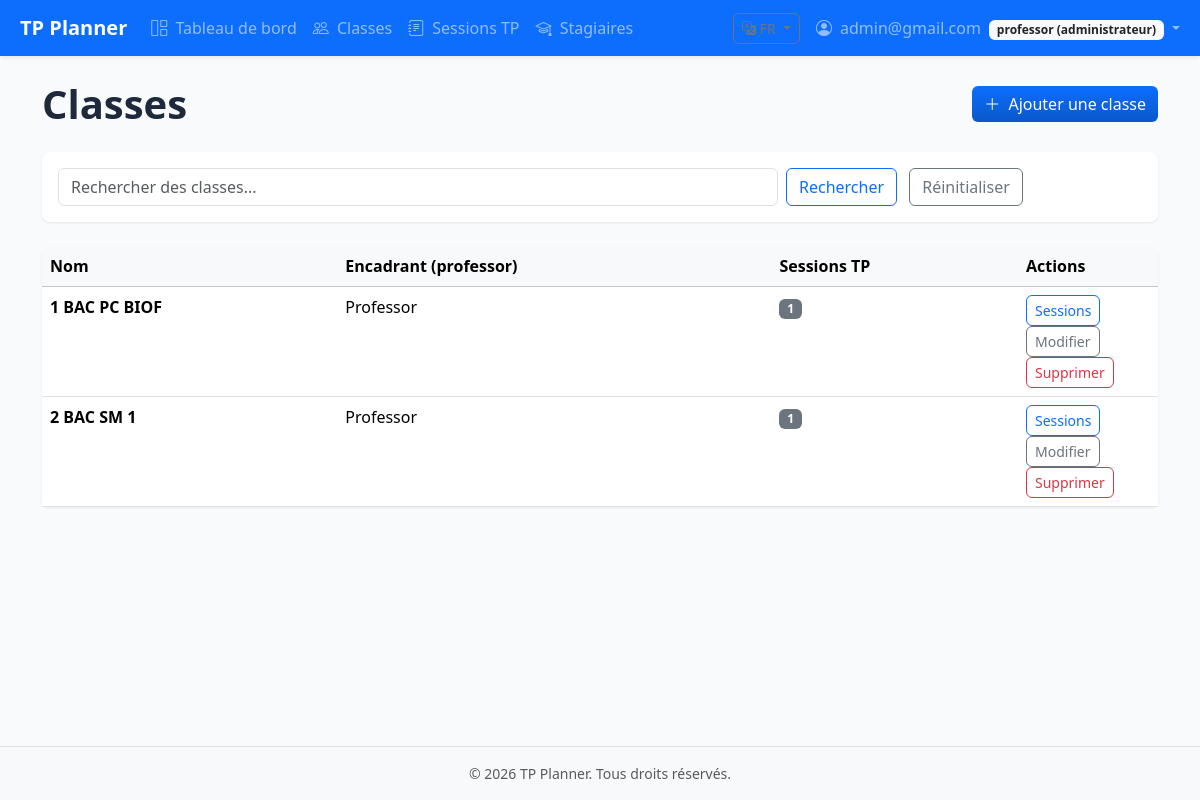
Screenshot of /pages/classes.php (signed in) with the database file from the repository.
### tables this page shows
CREATE TABLE `classes` (
  `id` int(11) NOT NULL,
  `name` varchar(100) NOT NULL,
  `teacher_id` int(11) NOT NULL,
  `created_at` timestamp NOT NULL DEFAULT current_timestamp()
);

### includes/i18n.php (called while the page is built, shortened)
<?php
function get_ui_lang(): string {
    $l = $_SESSION['ui_lang'] ?? 'fr';
    return in_array($l, I18N_ALLOWED, true) ? $l : 'fr';
}
function t(string $key): string {
    $lang = get_ui_lang();
    $dict = $GLOBALS['I18N_STRINGS'][$lang] ?? [];
    if (isset($dict[$key])) {
        return $dict[$key];
    }
    $fallback = $GLOBALS['I18N_STRINGS']['en'][$key] ?? $key;
    return $fallback;
}

### includes/functions.php (called while the page is built, shortened)
<?php
function escape($str) {
    return htmlspecialchars($str ?? '', ENT_QUOTES, 'UTF-8');
}
?>

### pages/classes.php (the view, shortened to what this page needs)
<?php
$conn = getDB();
$search = trim($_GET['search'] ?? '');
$sql = 'SELECT c.id, c.name, c.teacher_id,
        (SELECT COUNT(*) FROM tp_sessions WHERE class_id = c.id) AS session_count
        FROM classes c WHERE 1=1';
$sql .= ' ORDER BY c.name';
$stmt = $conn->prepare($sql);
$stmt->execute();
$classes = $stmt->get_result()->fetch_all(MYSQLI_ASSOC);
require_once dirname(__DIR__) . '/includes/header.php';
require_once dirname(__DIR__) . '/includes/navbar.php';
?>
<main class="container py-4">
    <div class="d-flex flex-wrap justify-content-between align-items-center gap-2 mb-4">
        <h1 class="page-title mb-0"><?= escape(t('classes.title')) ?></h1>
        <button type="button" class="btn btn-primary" data-bs-toggle="modal" data-bs-target="#classModal" data-action="create">
            <i class="bi bi-plus-lg me-1"></i> <?= escape(t('classes.add')) ?>
        </button>
    </div>
    <div class="card mb-4">
        <div class="card-body">
            <form method="get" class="row g-2">
                <div class="col-md-8">
                    <input type="text" name="search" class="form-control" placeholder="<?= escape(t('classes.search_ph')) ?>" value="<?= escape($search) ?>">
                </div>
                <div class="col-md-4">
                    <button type="submit" class="btn btn-outline-primary me-2"><?= escape(t('classes.search')) ?></button>
                    <a href="<?= APP_URL ?>/pages/classes.php" class="btn btn-outline-secondary"><?= escape(t('classes.reset')) ?></a>
                </div>
            </form>
        </div>
    </div>
    <div class="card">
        <div class="card-body p-0">
            <?php if (empty($classes)): ?>
                <div class="empty-state">
                    <i class="bi bi-people"></i>
                    <p class="mb-0"><?= escape(t('classes.empty')) ?></p>
                    <button type="button" class="btn btn-primary btn-sm mt-2" data-bs-toggle="modal" data-bs-target="#classModal"><?= escape(t('classes.add')) ?></button>
                </div>
            <?php else: ?>
                <div class="table-responsive">
                    <table class="table table-hover mb-0">
                        <thead class="table-light">
                            <tr>
                                <th><?= escape(t('classes.col_name')) ?></th>
                                <th><?= escape(t('classes.col_teacher')) ?></th>
                                <th><?= escape(t('classes.col_sessions')) ?></th>
                                <th width="140"><?= escape(t('classes.col_actions')) ?></th>
                            </tr>
                        </thead>
                        <tbody>
                            <?php foreach ($classes as $c): ?>
                                <tr>
                                    <td><strong><?= escape($c['name']) ?></strong></td>
                                    <td><?= escape($c['teacher_name'] ?? '—') ?></td>
                                    <td><span class="badge bg-secondary"><?= (int)($c['session_count'] ?? 0) ?></span></td>
                                    <td>
                                        <a href="<?= APP_URL ?>/pages/tp_sessions.php?class_id=<?= (int)$c['id'] ?>" class="btn btn-sm btn-outline-primary"><?= escape(t('classes.btn_sessions')) ?></a>
                                        <button type="button" class="btn btn-sm btn-outline-secondary btn-edit-class" data-id="<?= (int)$c['id'] ?>" data-name="<?= escape($c['name']) ?>" data-teacher="<?= (int)($c['teacher_id'] ?? 0) ?>"><?= escape(t('classes.btn_edit')) ?></button>
                                        <form method="post" class="d-inline" data-confirm="<?= escape(t('classes.confirm_delete')) ?>">
                                            <button type="submit" class="btn btn-sm btn-outline-danger"><?= escape(t('classes.btn_delete')) ?></button>
                                        </form>
                                    </td>
                                </tr>
                            <?php endforeach; ?>
                        </tbody>
                    </table>
                </div>
            <?php endif; ?>
        </div>
    </div>
</main>
<?php require_once dirname(__DIR__) . '/includes/footer.php'; ?>

### assets/css/style.css (style rules this page uses)
:root { --tp-primary: #0d6efd; --tp-primary-dark: #0a58ca; --tp-success: #198754; --tp-warning: #ffc107; --tp-danger: #dc3545; --sidebar-width: 260px; }
body { font-family: 'Segoe UI', system-ui, sans-serif; background-color: #f8fafc; }
.card { border: none; border-radius: 0.5rem; box-shadow: 0 1px 3px rgba(0,0,0,.08); transition: box-shadow .2s, transform .2s; }
.btn { border-radius: 0.375rem; }
.btn-primary { background: linear-gradient(180deg, #0d6efd 0%, #0a58ca 100%); border: none; }
.page-title { font-weight: 600; color: #1e293b; }

### rows the page displays
classes: name "1 BAC PC BIOF", teacher_name "Professor", session_count "1"
classes: name "2 BAC SM 1", teacher_name "Professor", session_count "1"

### other values shown
APP_NAME "TP Planner"
t('nav.dashboard') "Tableau de bord"
t('nav.classes') "Classes"
t('nav.tp_sessions') "Sessions TP"
t('nav.stagiaires') "Stagiaires"
$_SESSION['username'] "admin@gmail.com"
format_role_label($_SESSION['role'] ?? null) "professor (administrateur)"
t('classes.title') "Classes"
t('classes.add') "Ajouter une classe"
t('classes.search') "Rechercher"
t('classes.reset') "Réinitialiser"
t('classes.col_name') "Nom"
t('classes.col_teacher') "Encadrant (professor)"
t('classes.col_sessions') "Sessions TP"
t('classes.col_actions') "Actions"
